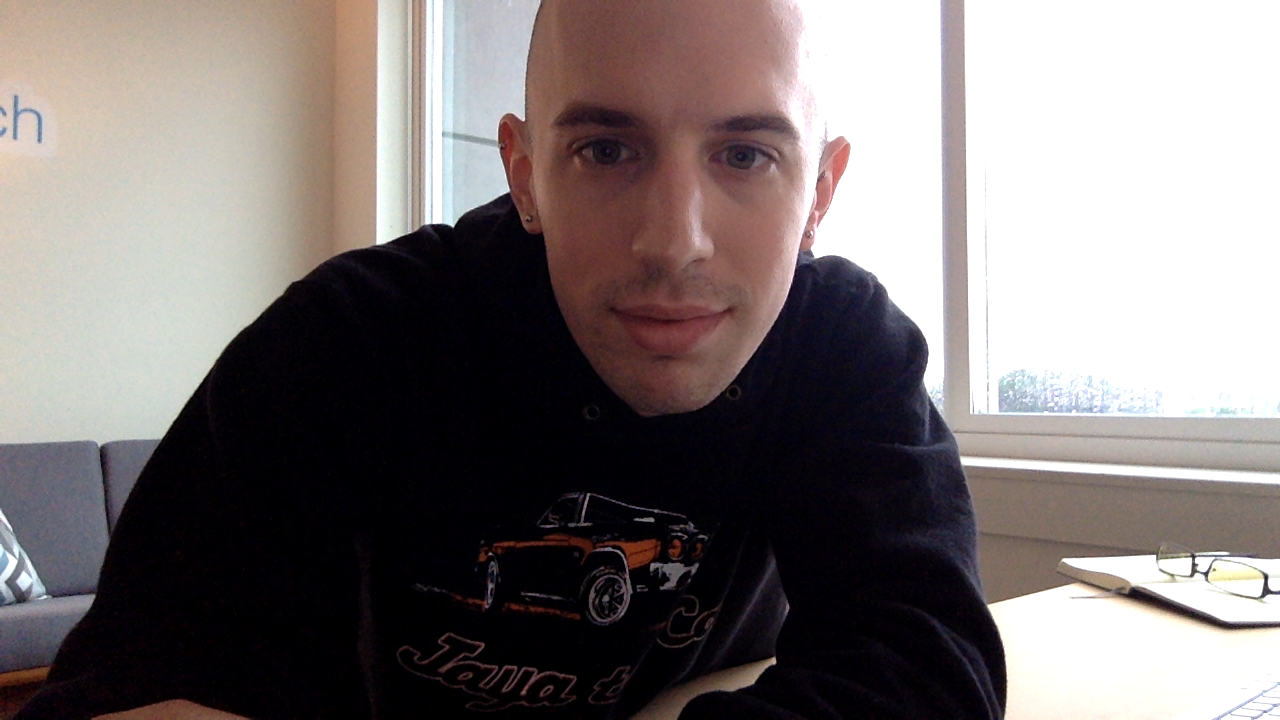
#> input picture data-example/00000.png, 1280 x 720 px, given in place of the camera
$ python build_face_dataset.py   (Python 2 division)
#> lines starting #> are read from the running program, lines starting #| are printed output that depends on the picture
# USAGE
# python build_face_dataset.py --cascade haarcascade_frontalface_default.xml --output dataset/adrian

# import the necessary packages
from imutils.video import VideoStream
import argparse
import imutils
import time
import cv2
import os

# construct the argument parser and parse the arguments
# ap = argparse.ArgumentParser()
# ap.add_argument("-c", "--cascade", required=True,
# 	help = "path to where the face cascade resides")
# ap.add_argument("-o", "--output", required=True,
# 	help="path to output directory")
# args = vars(ap.parse_args())

cascade ="haarcascade_frontalface_default.xml"
output = "/home/thanhnv/srcCode/python/CustomFaceRecognition/dataset/thanhnv"

# load OpenCV's Haar cascade for face detection from disk
detector = cv2.CascadeClassifier(cascade)

# initialize the video stream, allow the camera sensor to warm up,
# and initialize the total number of example faces written to disk
# thus far
print("[INFO] starting video stream...")
vs = VideoStream(src=0).start()
# vs = VideoStream(usePiCamera=True).start()
time.sleep(2.0)
total = 0

# loop over the frames from the video stream
while True:
	# grab the frame from the threaded video stream, clone it, (just
	# in case we want to write it to disk), and then resize the frame
	# so we can apply face detection faster
	frame = vs.read()
#> frame is the input picture: shape (720, 1280, 3); mean B, G, R 116.6, 117, 124.4
	orig = frame.copy()
	frame = imutils.resize(frame, width=400)
#> frame: shape (225, 400, 3)

	# detect faces in the grayscale frame
	rects = detector.detectMultiScale(
		cv2.cvtColor(frame, cv2.COLOR_BGR2GRAY), scaleFactor=1.1,
		minNeighbors=5, minSize=(30, 30))
#> rects = [[158, 10, 104, 104]]

	# loop over the face detections and draw them on the frame
	for (x, y, w, h) in rects:
		cv2.rectangle(frame, (x, y), (x + w, y + h), (0, 255, 0), 2)
#> this loop made 1 pass
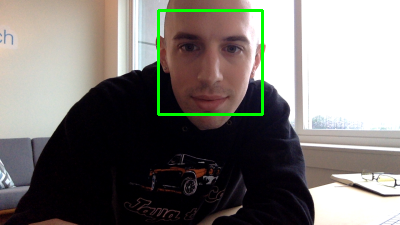
#> frame: shape (225, 400, 3); mean B, G, R 115.3, 119.1, 122.8

	# show the output frame
	cv2.imshow("Frame", frame)
	key = cv2.waitKey(1) & 0xFF
#> (key q is pressed here)

	# if the `k` key was pressed, write the *original* frame to disk
	# so we can later process it and use it for face recognition
	if key == ord("k"):
		p = os.path.sep.join([output, "{}.png".format(
			str(total).zfill(5))])
		print p
		print cv2.imwrite(p, orig)
		total += 1

	# if the `q` key was pressed, break from the loop
	elif key == ord("q"):
		break

# do a bit of cleanup
print("[INFO] {} face images stored".format(total))
print("[INFO] cleaning up...")
cv2.destroyAllWindows()
vs.stop()

$ run again, on data-example/00001.png
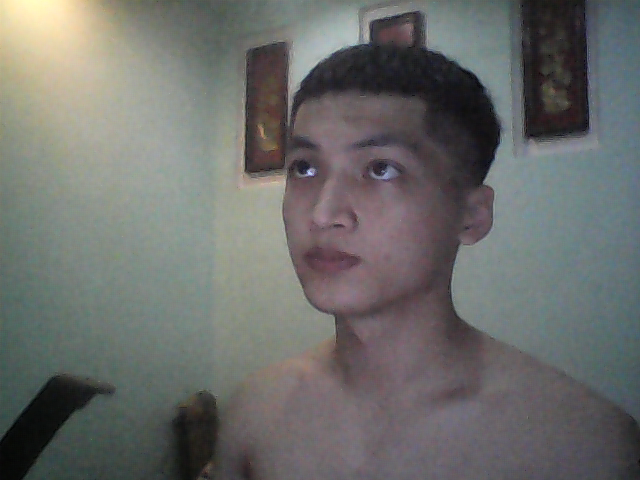
#> input picture data-example/00001.png, 640 x 480 px, given in place of the camera
#> frame is the input picture: shape (480, 640, 3); mean B, G, R 106.7, 109.2, 108
#> rects = [[134, 52, 148, 148]]
#> the loop `for (x, y, w, h) in rects:` made 1 pass
#> after the loop `for (x, y, w, h) in rects:`:
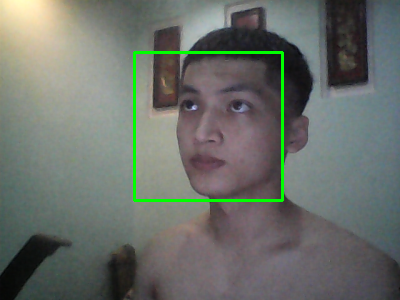
#> frame: shape (300, 400, 3); mean B, G, R 105.4, 111.5, 106.6
